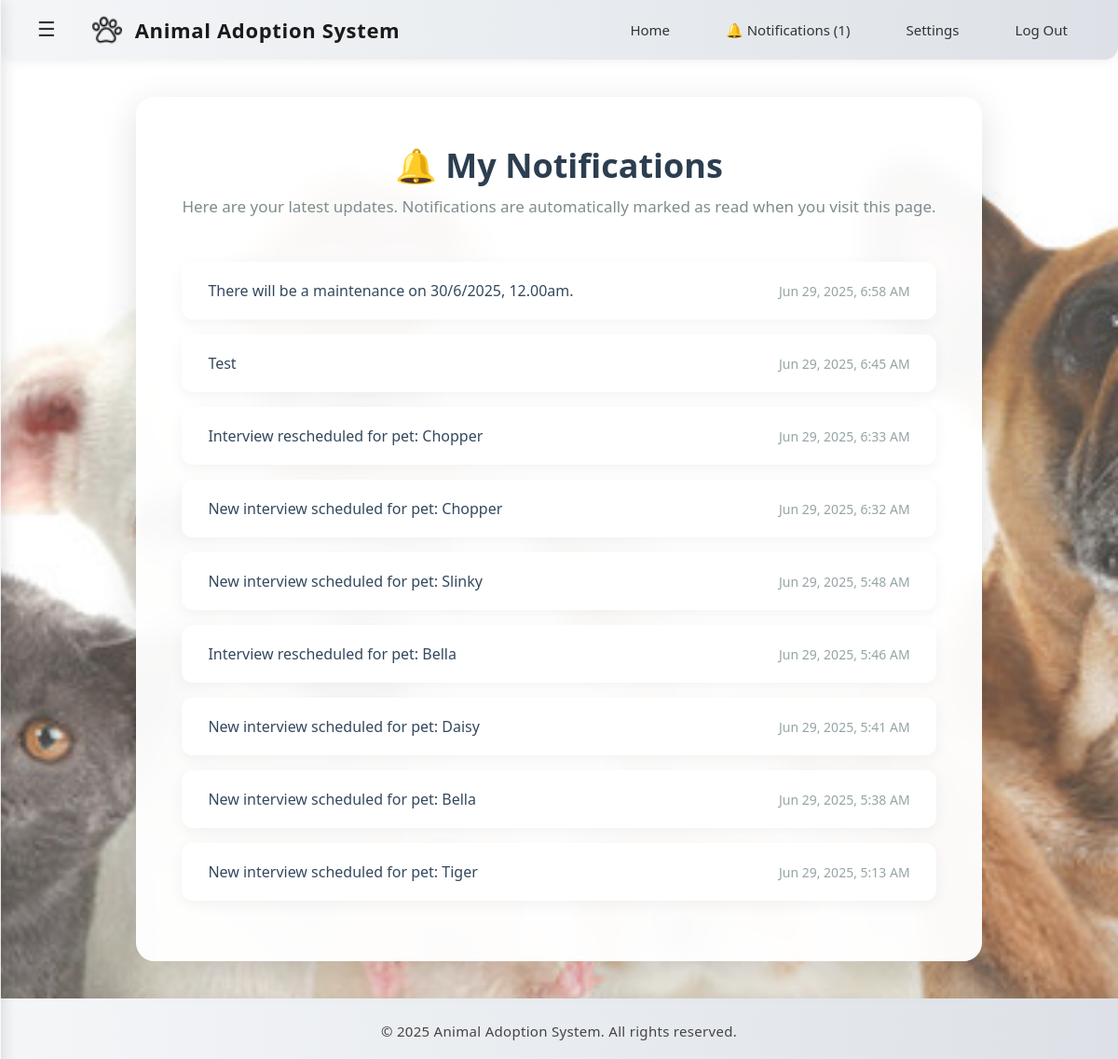
Page /shelter/notifications.php (signed in) on the committed database.
### tables this page shows
CREATE TABLE `notifications` (
  `id` int(11) NOT NULL,
  `user_id` int(11) NOT NULL,
  `role` enum('adopter','shelter') NOT NULL,
  `message` text NOT NULL,
  `is_read` tinyint(1) DEFAULT 0,
  `created_at` timestamp NOT NULL DEFAULT current_timestamp()
);

### shelter/notifications.php (the view, shortened to what this page needs)
<?php
include('../db_connection.php');
$user_id = $_SESSION['user_id'];
$role = 'shelter';
$sql = $conn->prepare("SELECT * FROM notifications WHERE user_id = ? AND role = ? ORDER BY created_at DESC");
$sql->bind_param("is", $user_id, $role);
$sql->execute();
$result = $sql->get_result();
$notifications = $result->fetch_all(MYSQLI_ASSOC);
?>
<!DOCTYPE html>
<html lang="en">
<head>
    <link rel="stylesheet" href="../css/common.css">
    <link rel="stylesheet" href="../css/sidebar.css">
</head>
<body>
<?php include('../includes/navbar_shelter.php'); ?>
<div class="content-container">
    <div class="page-header">
        <h2>🔔 My Notifications</h2>
        <p>Here are your latest updates. Notifications are automatically marked as read when you visit this page.</p>
    </div>
    <?php if (count($notifications) > 0): ?>
        <ul class="notification-list">
            <?php foreach ($notifications as $n): ?>
                <li class="notification-item">
                    <span class="message"><?= htmlspecialchars($n['message']) ?></span>
                    <span class="timestamp"><?= date("M j, Y, g:i A", strtotime($n['created_at'])) ?></span>
                </li>
            <?php endforeach; ?>
        </ul>
    <?php else: ?>
        <div class="empty-msg">
            <p>You have no notifications at the moment.</p>
        </div>
    <?php endif; ?>
</div>
<?php include('../includes/footer.php'); ?>
</body>
</html>

### css/common.css (style rules this page uses)
html, body { height: 100%; margin: 0; display: flex; flex-direction: column; }

### shelter/notifications.php (style rules this page uses)
body { margin: 0; font-family: 'Segoe UI', sans-serif; background: linear-gradient(rgba(255,255,255,0.2), rgba(255,255,255,0.2)), url('../images/PetsBackground2.jpg') no-repeat center center fixed; background-size: cover; color: #333; }
.content-container { max-width: 850px; margin: 2.5rem auto; padding: 3rem; background: rgba(255, 255, 255, 0.96); border-radius: 20px; box-shadow: 0 10px 40px rgba(0,0,0,0.12); backdrop-filter: blur(12px); -webkit-backdrop-filter: blur(12px); border: 1px solid rgba(255,255,255,0.6); }
.page-header { text-align: center; margin-bottom: 3rem; }
.page-header h2 { font-size: 36px; font-weight: 700; color: #2c3e50; margin: 0 0 0.5rem 0; }
.page-header p { font-size: 17px; color: #7f8c8d; margin: 0; }
.notification-list { list-style: none; padding: 0; margin: 0; }
.notification-item { background-color: #fff; padding: 1.25rem 1.75rem; margin-bottom: 1rem; border-radius: 12px; box-shadow: 0 4px 15px rgba(0,0,0,0.05); transition: all 0.2s ease-in-out; display: flex; justify-content: space-between; align-items: center; flex-wrap: wrap; gap: 1rem; }
.notification-item .message { font-size: 16px; color: #34495e; flex-grow: 1; }
.notification-item .timestamp { font-size: 14px; color: #95a5a6; white-space: nowrap; flex-shrink: 0; }

### rows in the picture
notifications: message "There will be a maintenance on 30/6/2025, 12.00am.", created_at "Jun 29, 2025, 6:58 AM"
notifications: message "Test", created_at "Jun 29, 2025, 6:45 AM"
notifications: message "Interview rescheduled for pet: Chopper", created_at "Jun 29, 2025, 6:33 AM"
notifications: message "New interview scheduled for pet: Chopper", created_at "Jun 29, 2025, 6:32 AM"
notifications: message "New interview scheduled for pet: Slinky", created_at "Jun 29, 2025, 5:48 AM"
notifications: message "Interview rescheduled for pet: Bella", created_at "Jun 29, 2025, 5:46 AM"
notifications: message "New interview scheduled for pet: Daisy", created_at "Jun 29, 2025, 5:41 AM"
notifications: message "New interview scheduled for pet: Bella", created_at "Jun 29, 2025, 5:38 AM"
notifications: message "New interview scheduled for pet: Tiger", created_at "Jun 29, 2025, 5:13 AM"

### other values in the picture
$unread_count "1"
